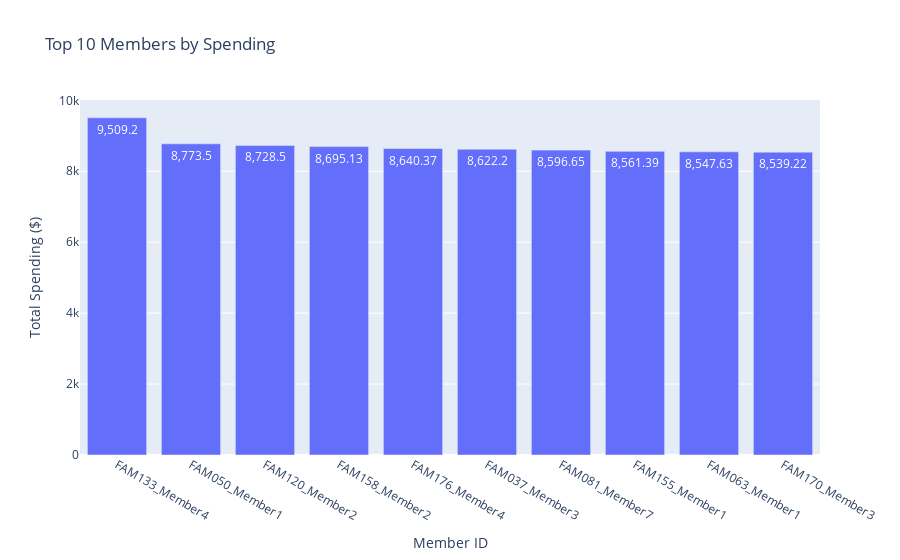

The code cell stored with this chart in its notebook:
### Code cell
# Member-wise spending trends
fig3 = px.bar(
    member_spending.head(10).reset_index(),
    x='Member ID',
    y='Amount',
    title='Top 10 Members by Spending',
    labels={'Amount': 'Total Spending ($)', 'Member ID': 'Member ID'},
    text_auto=True)
fig3.show()

### Figure 1 — Plotly figure (JSON) as saved in the notebook; plotly's stock layout.template omitted (floating-point values rounded to 4 significant figures)
{"data": [{"alignmentgroup": "True", "hovertemplate": "Member ID=%{x}<br>Total Spending ($)=%{y}<extra></extra>", "legendgroup": "", "marker": {"color": "#636efa", "pattern": {"shape": ""}}, "name": "", "offsetgroup": "", "orientation": "v", "showlegend": false, "textposition": "auto", "texttemplate": "%{y}", "type": "bar", "x": ["FAM133_Member4", "FAM050_Member1", "FAM120_Member2", "FAM158_Member2", "FAM176_Member4", "FAM037_Member3", "FAM081_Member7", "FAM155_Member1", "FAM063_Member1", "FAM170_Member3"], "xaxis": "x", "y": [9509.0, 8774.0, 8728.0, 8695.0, 8640.0, 8622.0, 8597.0, 8561.0, 8548.0, 8539.0], "yaxis": "y"}], "layout": {"autosize": true, "barmode": "relative", "legend": {"tracegroupgap": 0}, "title": {"text": "Top 10 Members by Spending"}, "xaxis": {"anchor": "y", "autorange": true, "domain": [0, 1], "range": [-0.5, 9.5], "title": {"text": "Member ID"}, "type": "category"}, "yaxis": {"anchor": "x", "autorange": true, "domain": [0, 1], "range": [0, 10010.0], "title": {"text": "Total Spending ($)"}, "type": "linear"}}}
